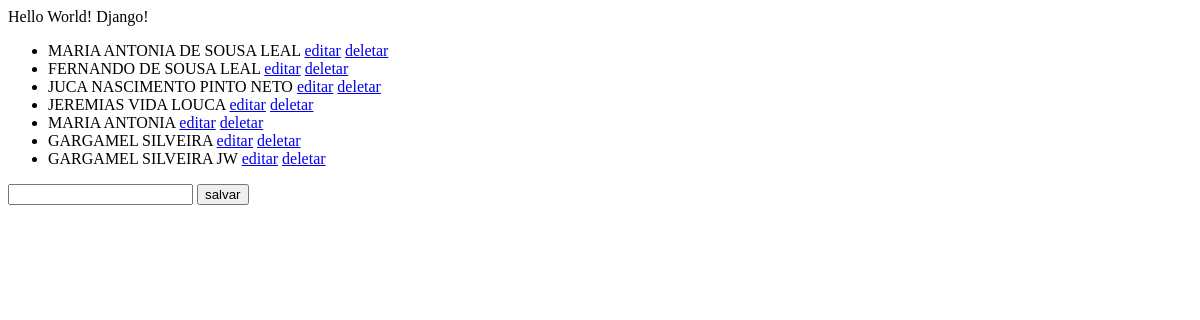
Before: /core/ with the older database file.
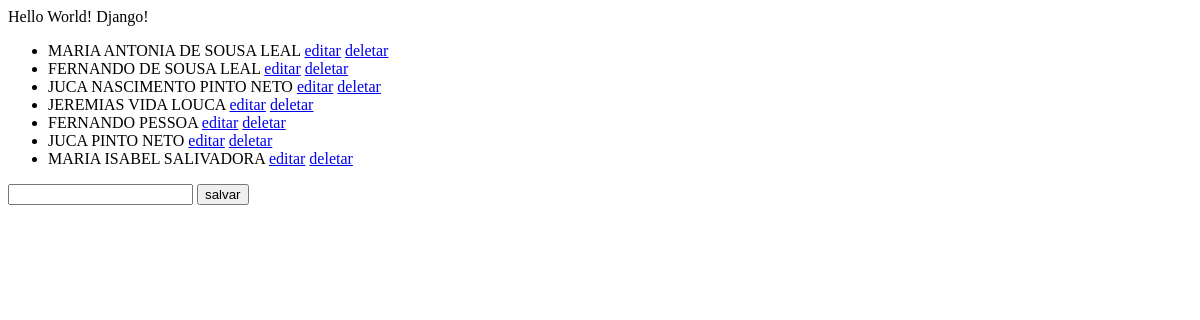
After: the same page with the newer database file.
### core/models.py (models this page shows, shortened)
class Pessoa(models.Model):
    nome= models.CharField(max_length=100)

### core/views.py (the view)
# urls.py: 2. Add a URL to urlpatterns:  path('', views.home, name='home')
def home(request):
    pessoas = Pessoa.objects.all()
    return render(request, "index.html",{"pessoas":pessoas})

### core/templates/index.html (shortened to what this page needs)
<!DOCTYPE html>
<html lang="en">
  <head>
  </head>
  <body>
    Hello World! Django!
    <ul>
      {% for pessoa in pessoas %}
      <li>{{pessoa.nome}}
        <a href="{% url 'editar' pessoa.id %}">editar</a>
        <a href="{% url 'delete' pessoa.id %}">deletar</a>
      </li>
      {% endfor %}
    </ul>
  <form action="{% url 'salvar' %}" method="post">
      <input type="text" name="nome">
      <button type="submit">salvar </button>
  </form>
  </body>
</html>

Changed rows visible on the page:
removed Pessoa: nome "MARIA ANTONIA"
removed Pessoa: nome "GARGAMEL SILVEIRA"
removed Pessoa: nome "GARGAMEL SILVEIRA JW"
added Pessoa: nome "FERNANDO PESSOA"
added Pessoa: nome "JUCA PINTO NETO"
added Pessoa: nome "MARIA ISABEL SALIVADORA"
